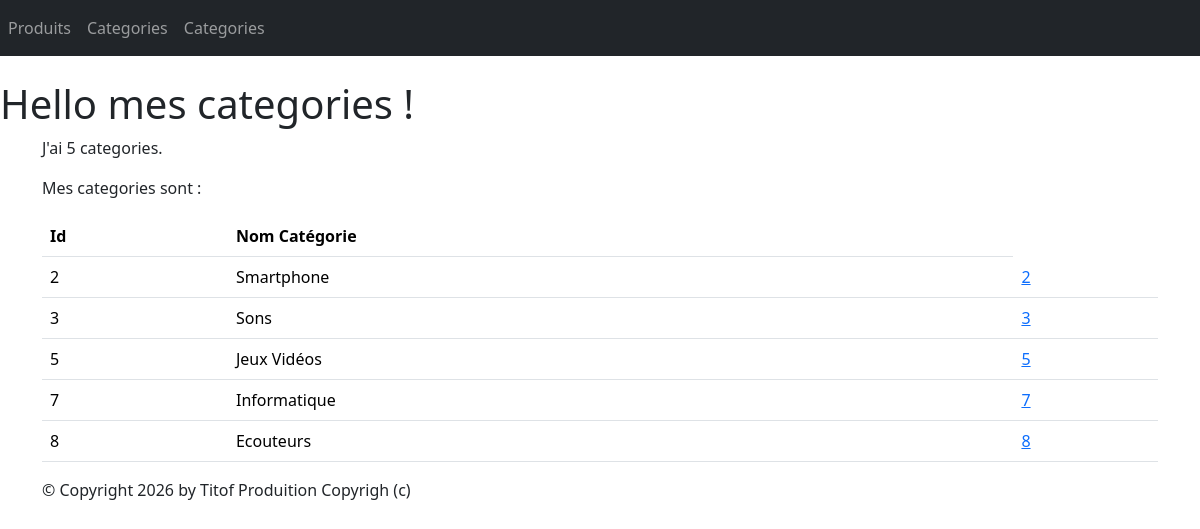
The app's page /monApp/categories/ with its own data.
### monApp/models.py (models this page shows, shortened)
class Categorie(models.Model):
    idCat = models.AutoField(primary_key=True)
    nomCat = models.CharField(max_length=100)

### monApp/views.py (the view)
# urls.py: path("categories/", views.CategorieListView.as_view(), name="ListeCategories"),
class CategorieListView(ListView):
    model = Categorie
    template_name = "monApp/ListCategories.html"
    context_object_name = "categories"
    def get_context_data(self, **kwargs):
        context = super(CategorieListView, self).get_context_data(**kwargs)
        context['titremenu'] = "Liste de mes Categories !"
        return context

### monApp/templates/monApp/ListCategories.html
{% extends 'monApp/base.html' %}
    {% block menu %}
        <h1>Hello mes categories !</h1>
    {% endblock %}
    {% block contenu %}
        <p>J'ai {{ categories | length }} categories.</p>
        <p>Mes categories sont :</p>
        <table class="table">
        <thead>
        <th>Id</th>
        <th>Nom Catégorie</th>
        </thead>
        <tbody>
        {% for cate in categories %}
        <tr>
        <td>{{ cate.idCat }} </td>
        <td>{{ cate.nomCat }} </td>
        <td><a href="{% url 'detailCategorie' cate.idCat %}">{{ cate.idCat }}</a></td>
        </tr>
        {% endfor %}
        </tbody>
        </table>
{% endblock %}

### static/css/styles.css (style rules this page uses)
h1 { color: red ; }

### records on screen
Categorie: idCat "2", nomCat "Smartphone"
Categorie: idCat "3", nomCat "Sons"
Categorie: idCat "5", nomCat "Jeux Vidéos"
Categorie: idCat "7", nomCat "Informatique"
Categorie: idCat "8", nomCat "Ecouteurs"

### other values on screen
{{ categories | length }} "5"
